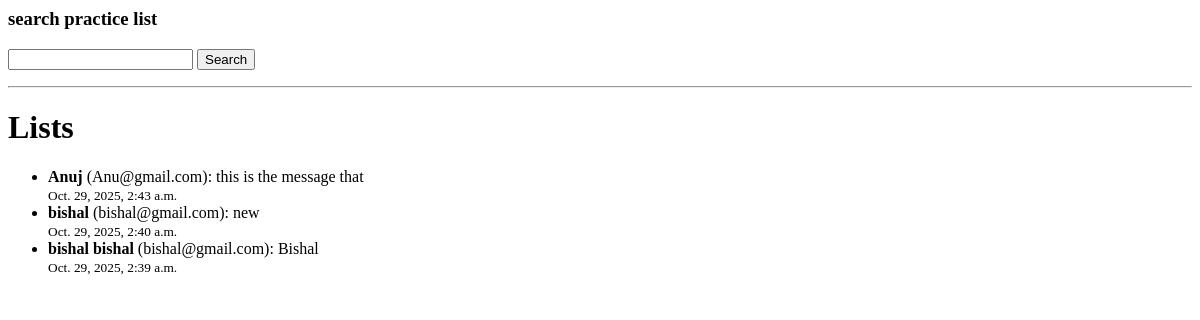
Before: /practice_list/ with the older database file.
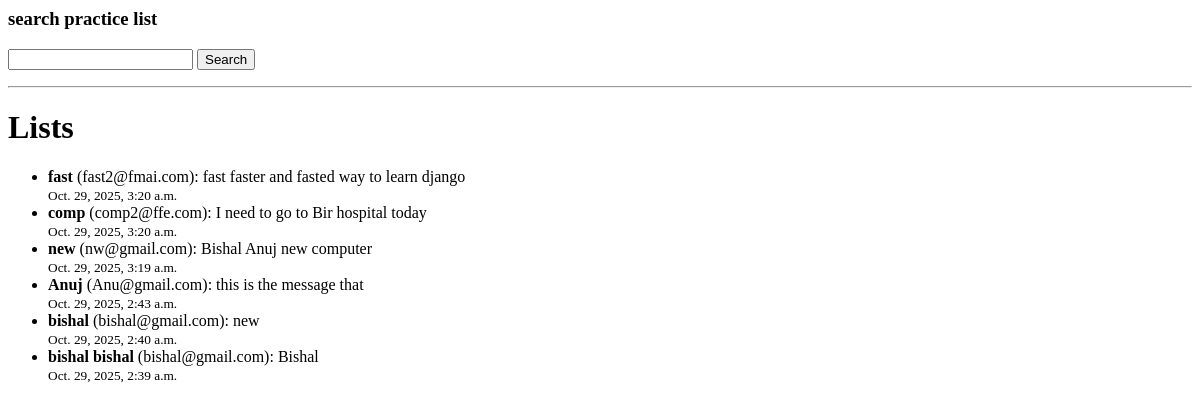
After: the same page with the newer database file.
### product/models.py (models this page shows, shortened)
class Practice(models.Model):
    name=models.CharField(max_length=100)
    email = models.EmailField()
    message = models.TextField()
    created_at = models.DateTimeField(auto_now_add=True)

### product/views.py (the view)
# urls.py: path('practice_list/', views.practice_list_view, name= 'practice_list'),
def practice_list_view(request):
    query = request.GET.get('q', '').strip()
    practices = Practice.objects.all().order_by('-created_at')
    if query:
        practices = practices.filter(
            Q(name__icontains=query) | Q(email__icontains = query)
        )
    context = {'practices':practices,
                   'query':query}
    return render(request, 'product/practice_list.html', context)

### product/templates/product/practice_list.html
<h3>search practice list </h3>
<form action="" method="get">
    <input type="text" name='q' value={{query}}>
<button type="submit">Search</button>
</form>
<hr>
<h1>Lists</h1>
{% if practices %}
<ul>
    {% for f in practices %}
    <li>
<strong>{{ f.name }}</strong> ({{ f.email }}): {{ f.message }}
        <br><small>{{ f.created_at }}</small>
    </li>
    {% endfor %}
</ul>
{% endif %}

Changed rows visible on the page:
added Practice: name "fast", email "fast2@fmai.com", message "fast faster and fasted way to learn django", created_at "Oct. 29, 2025, 3:20 a.m."
added Practice: name "comp", email "comp2@ffe.com", message "I need to go to Bir hospital today", created_at "Oct. 29, 2025, 3:20 a.m."
added Practice: name "new", email "nw@gmail.com", message "Bishal Anuj new computer", created_at "Oct. 29, 2025, 3:19 a.m."
